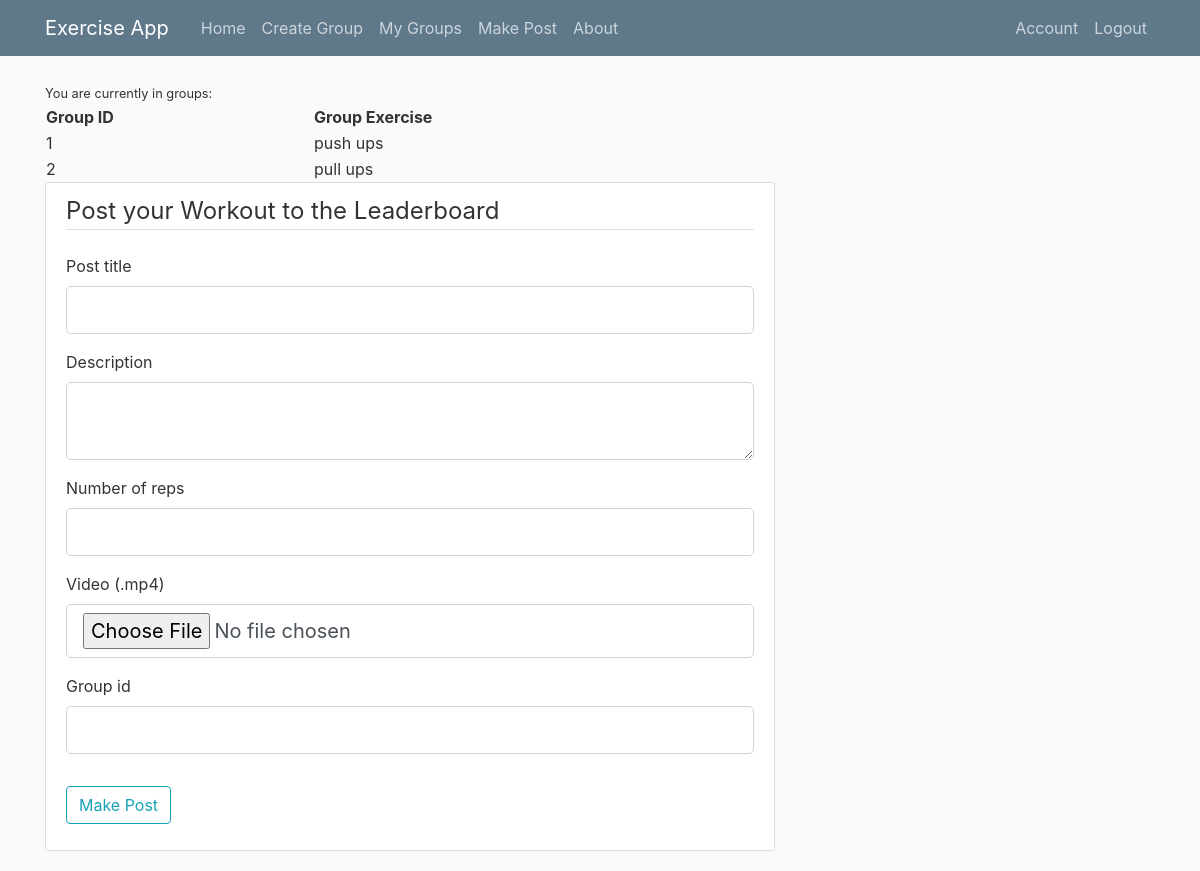
Page /createpost (signed in) on the earlier database version.
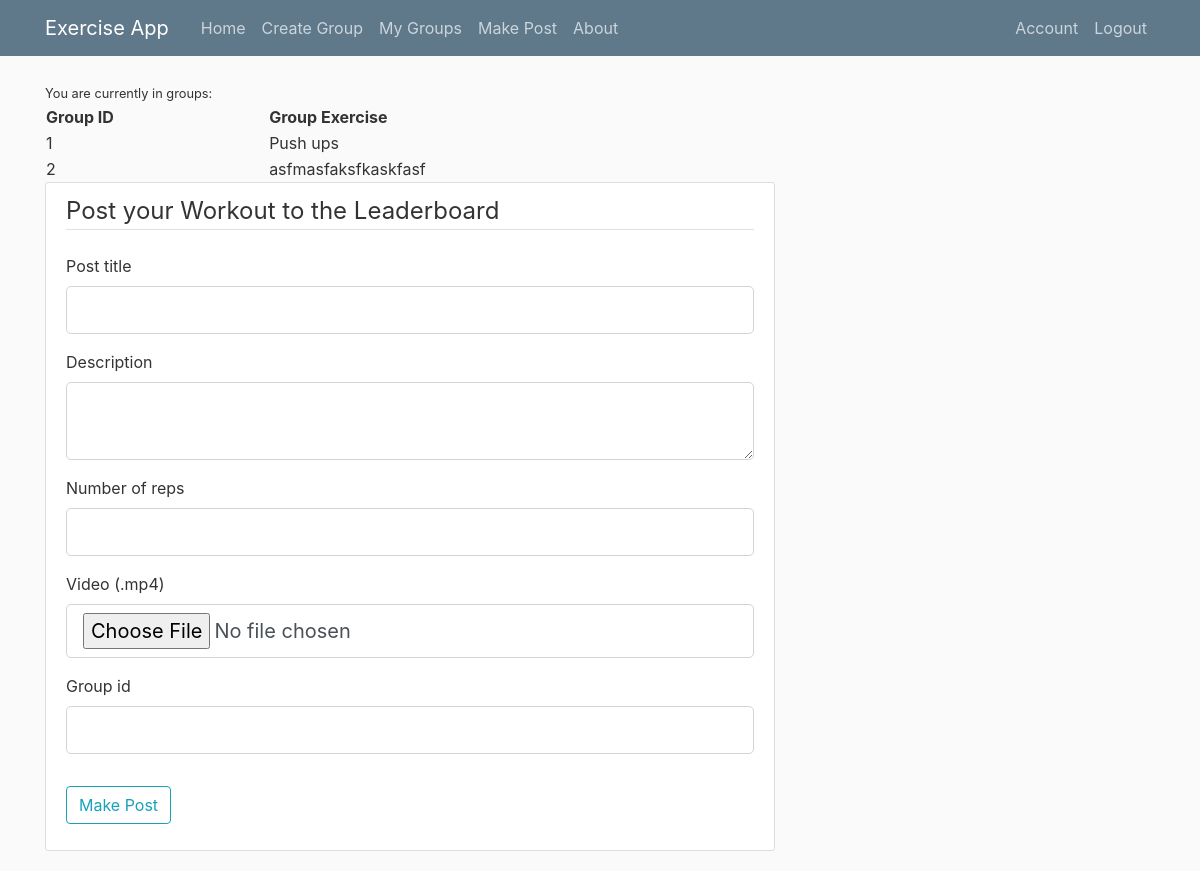
Same page on the later database version.
### exercisewebapp/models.py (models this page shows, shortened)
class Group(db.Model):
    id = db.Column(db.Integer, primary_key=True)
    exercise_title = db.Column(db.String(100), nullable=False)
    date_started = db.Column(db.DateTime, nullable=False, default=datetime.utcnow)
    description = db.Column(db.Text, nullable=False)
    leader_user_id = db.Column(db.Integer, db.ForeignKey('user.id'), nullable=False)

### exercisewebapp/routes.py (the view, shortened to what this page needs)
@app.route("/createpost",methods=['GET', 'POST'])
@login_required
def post_leaderboard():
    if current_user.is_authenticated:
        form = PostForm(CombinedMultiDict((request.files, request.form)))
        user = current_user.id
        current_user_groups_list = get_current_user_groups_with_title()
        return render_template('createpost.html', title='Group Leaderboard',form = form, current_user_groups_list=current_user_groups_list)
    return render_template('createpost.html', title='Group Leaderboard',form = form)

### exercisewebapp/forms.py
class PostForm(FlaskForm):
    title = StringField('Post title',
                                validators=[DataRequired(), Length(min=2, max=20)])
    content = TextAreaField('Description', validators=[DataRequired(), Length(min=10, max=250)])
    reps = IntegerField('Number of reps', validators=[DataRequired()])
    video = FileField('Video (.mp4)', validators=[FileRequired(), FileAllowed(['mp4'], 'Wrong format, you can only upload .mp4 files!')])
    group_id = IntegerField('Group id', validators=[DataRequired()])
    submit = SubmitField('Make Post')

### exercisewebapp/models.py (called while the page is built)
@login_manager.user_loader
def load_user(user_id):
    return User.query.get(int(user_id))

### exercisewebapp/routes.py (called while the page is built)
def get_current_user_groups_with_title():
    current_user_groups_id_list = []
    current_user_groups_title_list = []
    for group in current_user.groups:
        current_user_groups_id_list.append(group.id)
        current_user_groups_title_list.append(group.exercise_title)
    zipped= zip(current_user_groups_id_list, current_user_groups_title_list)
    return list(zipped)

### exercisewebapp/templates/createpost.html (shortened to what the changed rows need)
{% extends "layout.html" %}
{% block content %}
          {% if current_user.is_authenticated %}
            {% if current_user_groups_list is defined and current_user_groups_list %}
                <table style="width:100%">
                      <tr>
                        <th>Group ID</th>
                        <th>Group Exercise</th>
                      </tr>
                {% for id, title in current_user_groups_list %}
                      <tr>
                        <td>{{id}}</td>
                        <td>{{title}}</td>
                      </tr>
                {% endfor%}
                    </table>
            {% else%}
                <small>You are in no groups currently, create a group or post to an existing group to join</small>
            {% endif %}
          {% endif %}
{% endblock content%}

Differences in the rows shown:
changed Group: exercise_title "push ups" → "Push ups"
changed Group id 2: exercise_title "pull ups" → "asfmasfaksfkaskfasf"
